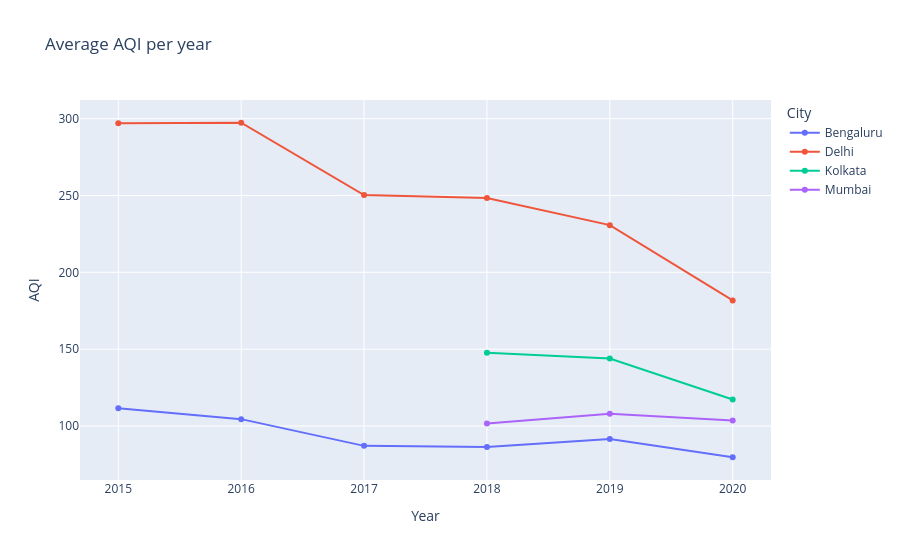

Here is the notebook cell this chart was saved with:
### Code cell
yearly = aqi_clean.groupby(["Year", "City"])["AQI"].mean().round(1).reset_index()

fig = px.line(yearly, x="Year", y="AQI", color="City", markers=True,
              title="Average AQI per year")
fig.update_xaxes(dtick=1)
fig.show()

### Figure 1 — Plotly figure (JSON) as saved in the notebook; plotly's stock layout.template omitted (floating-point values rounded to 4 significant figures)
{"data": [{"hovertemplate": "City=Bengaluru<br>Year=%{x}<br>AQI=%{y}<extra></extra>", "legendgroup": "Bengaluru", "line": {"color": "#636efa", "dash": "solid"}, "marker": {"symbol": "circle"}, "mode": "lines+markers", "name": "Bengaluru", "orientation": "v", "showlegend": true, "type": "scatter", "x": [2015, 2016, 2017, 2018, 2019, 2020], "xaxis": "x", "y": [111.6, 104.5, 87.1, 86.4, 91.6, 79.7], "yaxis": "y"}, {"hovertemplate": "City=Delhi<br>Year=%{x}<br>AQI=%{y}<extra></extra>", "legendgroup": "Delhi", "line": {"color": "#EF553B", "dash": "solid"}, "marker": {"symbol": "circle"}, "mode": "lines+markers", "name": "Delhi", "orientation": "v", "showlegend": true, "type": "scatter", "x": [2015, 2016, 2017, 2018, 2019, 2020], "xaxis": "x", "y": [297.0, 297.3, 250.3, 248.4, 230.7, 181.7], "yaxis": "y"}, {"hovertemplate": "City=Kolkata<br>Year=%{x}<br>AQI=%{y}<extra></extra>", "legendgroup": "Kolkata", "line": {"color": "#00cc96", "dash": "solid"}, "marker": {"symbol": "circle"}, "mode": "lines+markers", "name": "Kolkata", "orientation": "v", "showlegend": true, "type": "scatter", "x": [2018, 2019, 2020], "xaxis": "x", "y": [147.7, 143.9, 117.3], "yaxis": "y"}, {"hovertemplate": "City=Mumbai<br>Year=%{x}<br>AQI=%{y}<extra></extra>", "legendgroup": "Mumbai", "line": {"color": "#ab63fa", "dash": "solid"}, "marker": {"symbol": "circle"}, "mode": "lines+markers", "name": "Mumbai", "orientation": "v", "showlegend": true, "type": "scatter", "x": [2018, 2019, 2020], "xaxis": "x", "y": [101.7, 108.0, 103.6], "yaxis": "y"}], "layout": {"legend": {"title": {"text": "City"}, "tracegroupgap": 0}, "title": {"text": "Average AQI per year"}, "xaxis": {"anchor": "y", "domain": [0, 1], "dtick": 1, "title": {"text": "Year"}}, "yaxis": {"anchor": "x", "domain": [0, 1], "title": {"text": "AQI"}}}}
